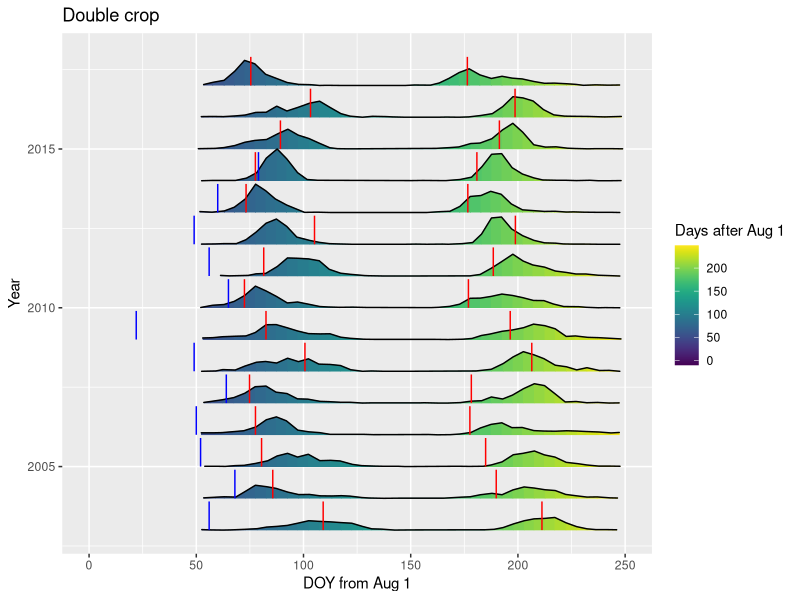
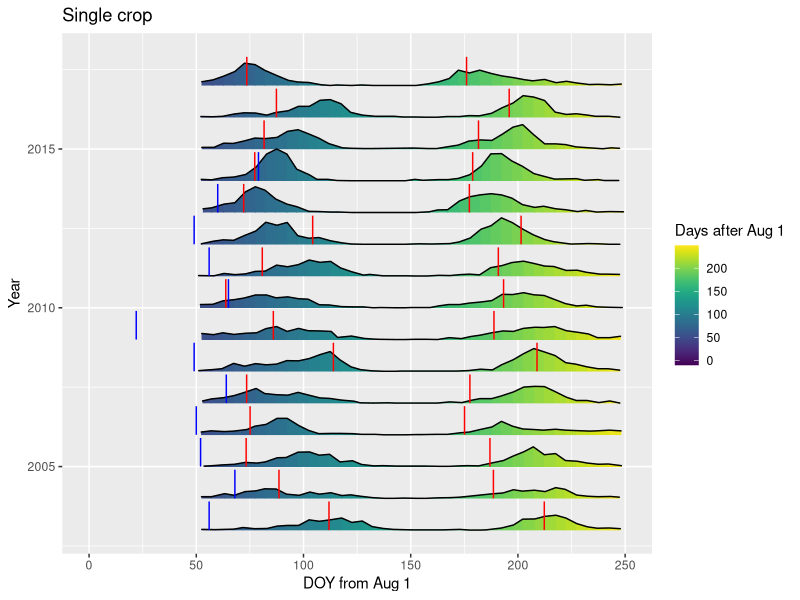

Source code (R) for these figures, in order:
## ---- chunk 1
library(ggplot2)
library(ggridges)
library(viridis)

specificPoly_data <- read.csv('FOI_stats.csv')
neighbors_double <- read.csv('double_50km_MT.csv') 
neighbors_single <- read.csv('single_50km_MT.csv')

## ---- chunk 2
# DOUBLE PLANT AND HARVEST

ggplot(neighbors_double, aes(x = neighbors_double$DOY, y = neighbors_double$Year, height = neighbors_double$Count, group = neighbors_double$Year, fill = neighbors_double$DOY)) + 
  xlim(0, 250) +
  xlab("DOY from Aug 1") +
  ylab("Year") +
  ggtitle("Double crop") +
  geom_density_ridges_gradient(stat = "identity", scale = 1) +
  scale_fill_viridis(name = 'Days after Aug 1') +
  geom_segment(data = specificPoly_data, aes(x = double_plant_median, y = year, group = year, xend = double_plant_median, yend = year + 0.9, height = rep(100, 15), fill = double_plant_median), color = "red") +
  geom_segment(data = specificPoly_data, aes(x = double_harvest_median, y = year, group = year, xend = double_harvest_median, yend = year + 0.9, height = rep(100, 15), fill = double_harvest_median), color = "red") +
  geom_segment(data = specificPoly_data, aes(x = onset_median, y = year, group = year, xend = onset_median, yend = year + 0.9, height = rep(100, 15), fill = onset_median), color = "blue") 




## ---- chunk 3
# SINGLE PLANT AND HARVEST

ggplot(neighbors_single, aes(x = neighbors_single$DOY, y = neighbors_single$Year, height = neighbors_single$Count, group = neighbors_single$Year, fill = neighbors_single$DOY)) + 
  xlim(0, 250) +
  xlab("DOY from Aug 1") +
  ylab("Year") +
  ggtitle("Single crop") +
  geom_density_ridges_gradient(stat = "identity", scale = 1) +
  scale_fill_viridis(name = 'Days after Aug 1') +
  geom_segment(data = specificPoly_data, aes(x = single_plant_median, y = year, group = year, xend = single_plant_median, yend = year + 0.9, height = rep(100, 15), fill = single_plant_median), color = "red") +
  geom_segment(data = specificPoly_data, aes(x = single_harvest_median, y = year, group = year, xend = single_harvest_median, yend = year + 0.9, height = rep(100, 15), fill = single_harvest_median), color = "red") +
  geom_segment(data = specificPoly_data, aes(x = onset_median, y = year, group = year, xend = onset_median, yend = year + 0.9, height = rep(100, 15), fill = onset_median), color = "blue") 

